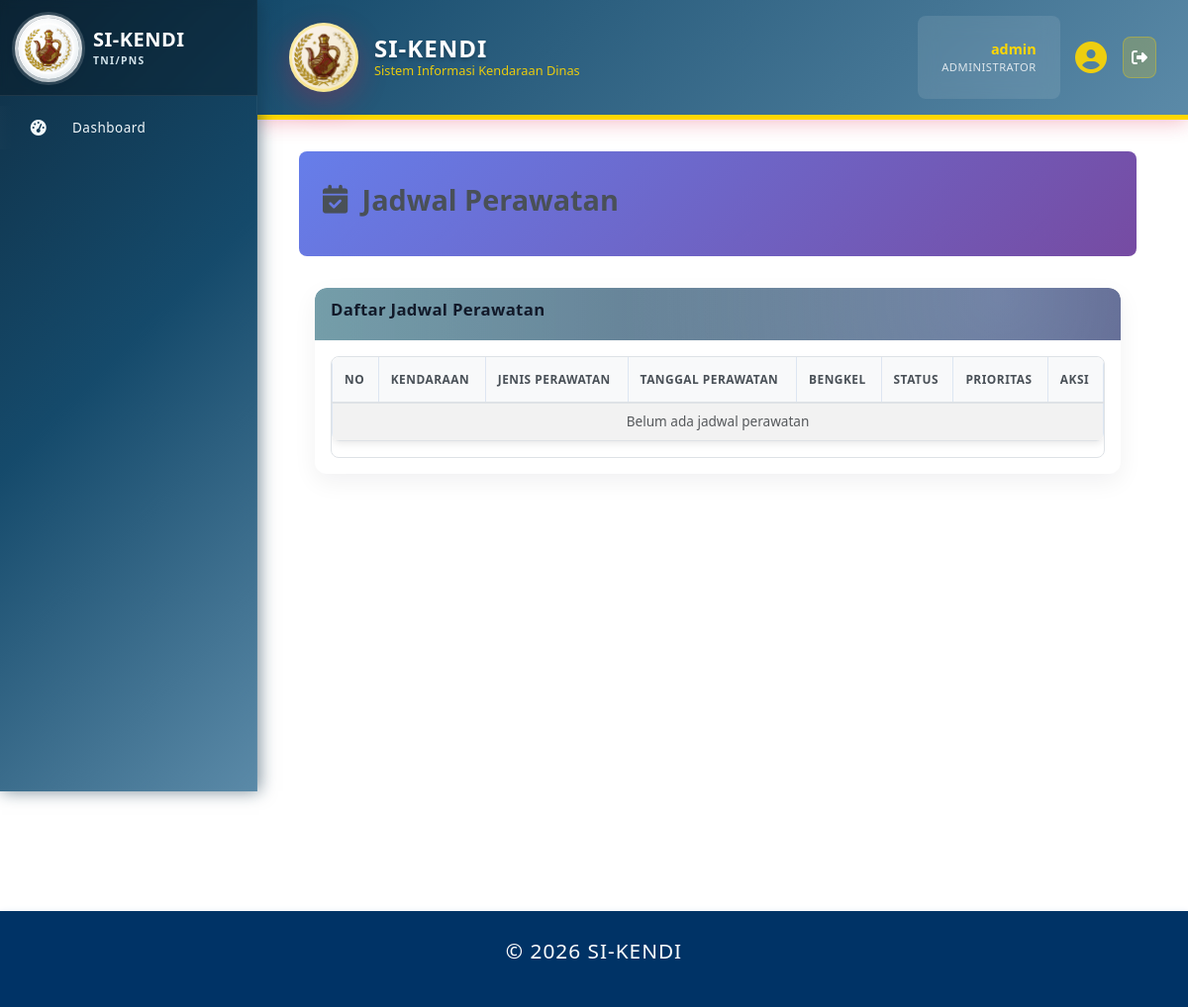
Page /index.php?page=jadwal_perawatan (signed in) on the earlier database version.
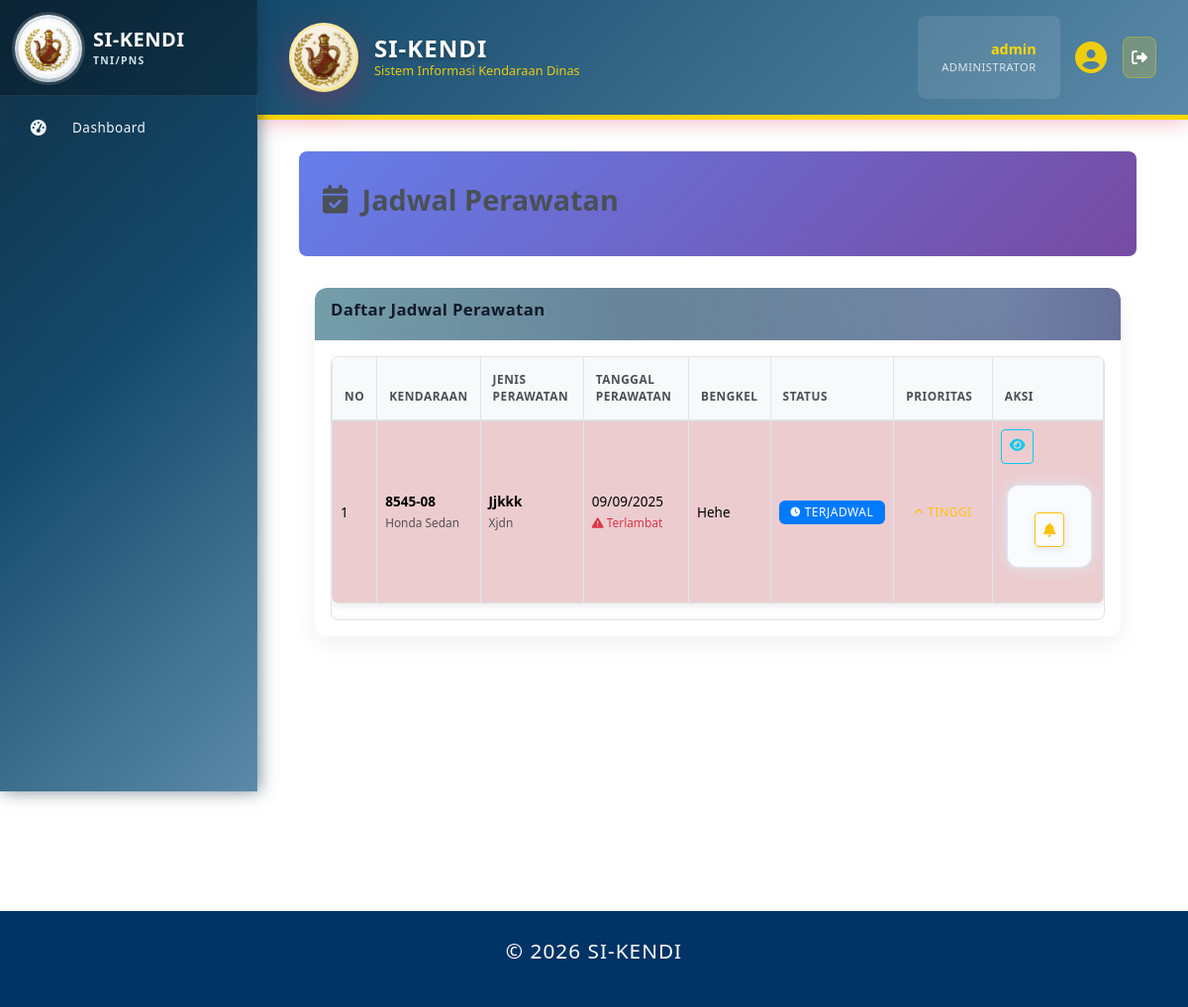
Same page on the later database version.
### tables this page shows
CREATE TABLE `jadwal_perawatan` (
  `id` int(11) NOT NULL,
  `kendaraan_id` int(11) NOT NULL,
  `jenis_perawatan` varchar(100) NOT NULL,
  `deskripsi` text DEFAULT NULL,
  `bengkel` varchar(50) DEFAULT NULL COMMENT 'Nama bengkel atau lokasi perawatan',
  `tanggal_perawatan` date DEFAULT NULL,
  `km_kembali` int(11) DEFAULT NULL,
  `km_saat_perawatan` int(11) DEFAULT NULL,
  `estimasi_biaya` decimal(15,2) DEFAULT NULL COMMENT 'Estimasi biaya perawatan',
  `status` enum('Terjadwal','Dalam Proses','Selesai','Terlewat','Dibatalkan','Ditunda') DEFAULT 'Terjadwal',
  `prioritas` varchar(30) DEFAULT NULL COMMENT 'Tingkat prioritas: Normal, Tinggi, Urgent',
  `reminder_sent` tinyint(1) DEFAULT 0,
  `tanggal_selesai` date DEFAULT NULL,
  `biaya_aktual` decimal(15,2) DEFAULT NULL COMMENT 'Biaya aktual yang dikeluarkan untuk perawatan',
  `keterangan` text DEFAULT NULL,
  `created_at` timestamp NOT NULL DEFAULT current_timestamp(),
  `updated_at` timestamp NOT NULL DEFAULT current_timestamp() ON UPDATE current_timestamp(),
  `created_by` int(11) DEFAULT NULL,
  `updated_by` int(11) DEFAULT NULL,
  `teknisi_id` int(11) DEFAULT NULL COMMENT 'ID pengguna yang bertindak sebagai teknisi'
);

CREATE TABLE `kendaraan` (
  `id` int(11) NOT NULL,
  `no_polisi` varchar(20) NOT NULL,
  `no_rangka` varchar(50) NOT NULL,
  `no_mesin` varchar(50) NOT NULL,
  `merk` varchar(50) NOT NULL,
  `tipe` varchar(50) DEFAULT NULL,
  `tahun_pembuatan` year(4) DEFAULT NULL,
  `warna` varchar(30) DEFAULT NULL,
  `jenis` enum('Roda 2','Roda 4','Truk','Bus','Lainnya') DEFAULT 'Roda 4',
  `bahan_bakar` enum('Bensin','Solar','Listrik','Hybrid') DEFAULT 'Bensin',
  `no_reg` varchar(30) DEFAULT NULL,
  `no_stnk` varchar(30) DEFAULT NULL,
  `no_bpkb` varchar(30) DEFAULT NULL,
  `tanggal_berlaku_stnk` date DEFAULT NULL,
  `pemilik_stnk` varchar(100) DEFAULT NULL,
  `status_kepemilikan` enum('Satker','Pinjam Pakai') DEFAULT 'Satker',
  `satker` varchar(50) NOT NULL,
  `kode_barang` varchar(50) DEFAULT NULL,
  `kondisi` enum('Baik','Rusak Ringan','Rusak Berat') DEFAULT 'Baik',
  `status_kendaraan` enum('Operasional','Perbaikan','Rusak','Tidak Aktif') DEFAULT 'Operasional',
  `status_peminjaman` enum('Tersedia','Dipinjam','Maintenance','Rusak') DEFAULT 'Tersedia',
  `tanggal_servis_terakhir` date DEFAULT NULL,
  `last_service_km` int(11) DEFAULT NULL,
  `odometer` int(11) DEFAULT 0,
  `foto` varchar(255) DEFAULT NULL,
  `catatan` text DEFAULT NULL,
  `created_at` timestamp NOT NULL DEFAULT current_timestamp(),
  `updated_at` timestamp NOT NULL DEFAULT current_timestamp() ON UPDATE current_timestamp()
);

### includes/auth.php (called while the page is built, shortened)
<?php
if (!function_exists('db_table_exists')) {
    function db_table_exists($name) {
        global $mysqli;
        $name = $mysqli->real_escape_string($name);
        $res = $mysqli->query("SHOW TABLES LIKE '{$name}'");
        return $res && $res->num_rows > 0;
    }
}
function get_current_role() {
    if (!empty($_SESSION['role'])) {
        $role = strtolower((string)$_SESSION['role']);
        return $role;
    }
    return 'guest';
}
if (!function_exists('get_role_cache')) {
    function get_role_cache() {
        static $cache = null;
        if ($cache !== null) return $cache;
        $cache = [
            'by_id' => [],
            'by_code' => [],
            'min_level' => null,
        ];
        if (!function_exists('db_table_exists') || !db_table_exists('role')) {
            return $cache;
        }
        global $mysqli;
        $res = $mysqli->query("SELECT id, kode_role, nama_role, level_akses FROM role");
        if ($res) {
            while ($row = $res->fetch_assoc()) {
                $id = (int)($row['id'] ?? 0);
                $code = strtoupper(trim((string)($row['kode_role'] ?? $row['nama_role'] ?? '')));
                $level = isset($row['level_akses']) ? (int)$row['level_akses'] : null;
                $cache['by_id'][$id] = [
                    'id' => $id,
                    'kode_role' => $code,
                    'nama_role' => $row['nama_role'] ?? $code,
                    'level_akses' => $level,
                ];
                if ($code !== '') {
                    $cache['by_code'][$code] = $cache['by_id'][$id];
                }
                if ($level !== null) {
                    $cache['min_level'] = ($cache['min_level'] === null) ? $level : min($cache['min_level'], $level);
                }
            }
        }
        return $cache;
    }
}
if (!function_exists('get_role_by_code')) {
    function get_role_by_code($code) {
        $code = strtoupper(trim((string)$code));
        $cache = get_role_cache();
        return $cache['by_code'][$code] ?? null;
    }
}
if (!function_exists('get_role_level_by_code')) {
    function get_role_level_by_code($code) {
        $role = get_role_by_code($code);
        return $role && isset($role['level_akses']) ? (int)$role['level_akses'] : null;
    }
}
if (!function_exists('get_min_role_level')) {
    function get_min_role_level() {
        $cache = get_role_cache();
        return $cache['min_level'];
    }
}
if (!function_exists('get_current_role_level')) {
    function get_current_role_level() {
        $role = get_current_role();
        $level = get_role_level_by_code($role);
        if ($level !== null) return $level;
        return null;
    }
}
if (!function_exists('is_admin_like')) {
    function is_admin_like() {
        $current_role = strtolower(trim((string)get_current_role()));
        $current_level = get_current_role_level();
        $min_level = get_min_role_level();
        return $current_level <= $min_level;
    }
}
function can_admin() {
    return is_admin_like();
}
?>

### includes/sidebar.php (called while the page is built, shortened)
<?php
$is_admin_like = function_exists('is_admin_like') && is_admin_like();
?>

### ajax/load_jadwal_table.php (the view, shortened to what the changed rows need)
<?php
require_once dirname(__DIR__) . '/includes/auth.php';
$current_role = get_current_role();
$can_crud = can_admin();
$can_notify_driver = in_array($current_role, ['admin', 'pimpinan'], true);
$where = ["j.status != 'Selesai'"];
$params = []; $types = '';
$where_sql = 'WHERE ' . implode(' AND ', $where);
$sql = "SELECT j.*, k.no_polisi, k.no_reg, k.merk, k.tipe FROM jadwal_perawatan j LEFT JOIN kendaraan k ON j.kendaraan_id = k.id $where_sql ORDER BY j.tanggal_perawatan ASC, j.prioritas DESC";
if (!empty($params)) {
    $stmt = $mysqli->prepare($sql);
    if ($stmt) {
        $bind = [];
        $bind[] = & $types;
        for ($i = 0; $i < count($params); $i++) { $bind[] = & $params[$i]; }
        call_user_func_array([$stmt, 'bind_param'], $bind);
        $stmt->execute();
        $result = $stmt->get_result();
        $stmt->close();
    } else {
        $result = $mysqli->query("SELECT j.*, k.no_polisi, k.no_reg, k.merk, k.tipe FROM jadwal_perawatan j LEFT JOIN kendaraan k ON j.kendaraan_id = k.id WHERE j.status != 'Selesai' ORDER BY j.tanggal_perawatan ASC, j.prioritas DESC");
    }
} else {
    $result = $mysqli->query($sql);
}
$no = 1;
if ($result && $result->num_rows > 0):
    while ($row = $result->fetch_assoc()):
        $status_class = [
            'Terjadwal' => 'primary',
            'Dalam Proses' => 'warning',
            'Selesai' => 'success',
            'Terlewat' => 'danger',
            'Dibatalkan' => 'secondary'
        ][$row['status']] ?? 'secondary';
        $status_icon = [
            'Terjadwal' => 'fas fa-clock',
            'Dalam Proses' => 'fas fa-cog fa-spin',
            'Selesai' => 'fas fa-check-circle',
            'Terlewat' => 'fas fa-times-circle',
            'Dibatalkan' => 'fas fa-ban'
        ][$row['status']] ?? 'fas fa-question-circle';
        $prioritas_value = isset($row['prioritas']) ? trim((string)$row['prioritas']) : '';
        $prioritas_map = [
            'Urgent' => ['class' => 'danger', 'icon' => 'fas fa-exclamation-circle'],
            'Tinggi' => ['class' => 'warning', 'icon' => 'fas fa-chevron-up'],
            'Normal' => ['class' => 'info', 'icon' => 'fas fa-minus'],
            'Rendah' => ['class' => 'secondary', 'icon' => 'fas fa-chevron-down']
        ];
        $prioritas_class = $prioritas_map[$prioritas_value]['class'] ?? 'secondary';
        $prioritas_icon = $prioritas_map[$prioritas_value]['icon'] ?? 'fas fa-minus';
        $is_overdue = false;
        $schedule_date_str = $row['tanggal_perawatan'] ?? ($row['jadwal_tanggal'] ?? null);
        $today = new DateTime();
        if (!empty($schedule_date_str)) {
            try {
                $schedule_date = new DateTime($schedule_date_str);
                if ($schedule_date < $today && (($row['status'] ?? '') === 'Terjadwal')) {
                    $is_overdue = true;
                }
            } catch (Exception $e) {
            }
        }
?>
<tr <?= $is_overdue ? 'class="table-danger"' : '' ?>>
    <td><?= $no++ ?></td>
    <td>
        <strong><?= htmlspecialchars($row['no_reg']) ?> </strong><br>
        <small class="text-muted"><?= htmlspecialchars($row['merk'] . ' ' . $row['tipe']) ?></small>
    </td>
    <td>
        <strong><?= htmlspecialchars($row['jenis_perawatan']) ?></strong>
        <?php if (!empty($row['deskripsi'])): ?>
            <br><small class="text-muted"><?= htmlspecialchars($row['deskripsi'] ?? '') ?></small>
        <?php endif; ?>
    </td>
    <td>
        <?php
            $display_date = '-';
            if (!empty($row['tanggal_perawatan'])) {
                $display_date = date('d/m/Y', strtotime($row['tanggal_perawatan']));
            } elseif (!empty($row['jadwal_tanggal'])) {
                $display_date = date('d/m/Y', strtotime($row['jadwal_tanggal']));
            }
            echo $display_date;
        ?>
        <?php if ($is_overdue): ?>
            <br><small class="text-danger"><i class="fas fa-exclamation-triangle"></i> Terlambat</small>
        <?php endif; ?>
    </td>
    <td>
        <?= !empty($row['bengkel']) ? htmlspecialchars($row['bengkel']) : '<span class="text-muted">-</span>' ?>
    </td>
    <td>
        <?php if ($can_crud): ?>
            <select class="form-control form-control-sm status-dropdown" data-id="<?= $row['id'] ?>">
                <option value="Terjadwal" <?= $row['status'] === 'Terjadwal' ? 'selected' : '' ?>>
                    <i class="fas fa-clock"></i> Terjadwal
                </option>
                <option value="Dalam Proses" <?= $row['status'] === 'Dalam Proses' ? 'selected' : '' ?>>
                    <i class="fas fa-cog"></i> Dalam Proses
                </option>
                <option value="Selesai" <?= $row['status'] === 'Selesai' ? 'selected' : '' ?>>
                    <i class="fas fa-check-circle"></i> Selesai
                </option>
                <option value="Terlewat" <?= $row['status'] === 'Terlewat' ? 'selected' : '' ?>>
                    <i class="fas fa-times-circle"></i> Terlewat
                </option>
                <option value="Dibatalkan" <?= $row['status'] === 'Dibatalkan' ? 'selected' : '' ?>>
                    <i class="fas fa-ban"></i> Dibatalkan
                </option>
            </select>
        <?php else: ?>
            <span class="badge badge-<?= $status_class ?>">
                <i class="<?= $status_icon ?>"></i>
                <?= htmlspecialchars($row['status']) ?>
            </span>
        <?php endif; ?>
    </td>
    <td>
        <?php
        if ($prioritas_value) {
        ?>
            <span class="badge badge-light text-<?= $prioritas_class ?>">
                <i class="<?= $prioritas_icon ?> text-<?= $prioritas_class ?>"></i>
                <?= htmlspecialchars($prioritas_value) ?>
            </span>
        <?php
        } else {
            echo '<span class="text-muted">-</span>';
        }
        ?>
    </td>
    <?php if ($can_crud || $can_notify_driver): ?>
    <td>
        <div class="btn-group" role="group">
            <a href="?page=jadwal_perawatan&action=view&id=<?= $row['id'] ?>" class="btn btn-sm btn-outline-info" title="Lihat Detail"><i class="fas fa-eye"></i></a>
        </div>
        <?php if ($can_notify_driver): ?>
            <form method="POST" action="?page=jadwal_perawatan" style="display:inline-block; margin-left:6px;">
                <button type="submit" class="btn btn-sm btn-outline-warning" title="Notifikasi Driver 3 Bulanan"><i class="fas fa-bell"></i></button>
            </form>
        <?php endif; ?>
    </td>
    <?php endif; ?>
</tr>
<?php
    endwhile;
else:
?>
<tr>
    <td colspan="<?= ($can_crud || $can_notify_driver) ? '8' : '7' ?>" class="text-center text-muted">
        Belum ada jadwal perawatan
    </td>
</tr>
<?php endif; ?>

Differences in the rows shown:
added jadwal_perawatan: kendaraan.no_reg "8545-08", kendaraan.tipe "Honda Sedan", jenis_perawatan "Jjkkk", deskripsi "Xjdn", tanggal_perawatan "09/09/2025", shows "Terlambat", bengkel "Hehe", status "TERJADWAL", prioritas "TINGGI"
Other differences:
text no longer shown: "Belum ada jadwal perawatan"
